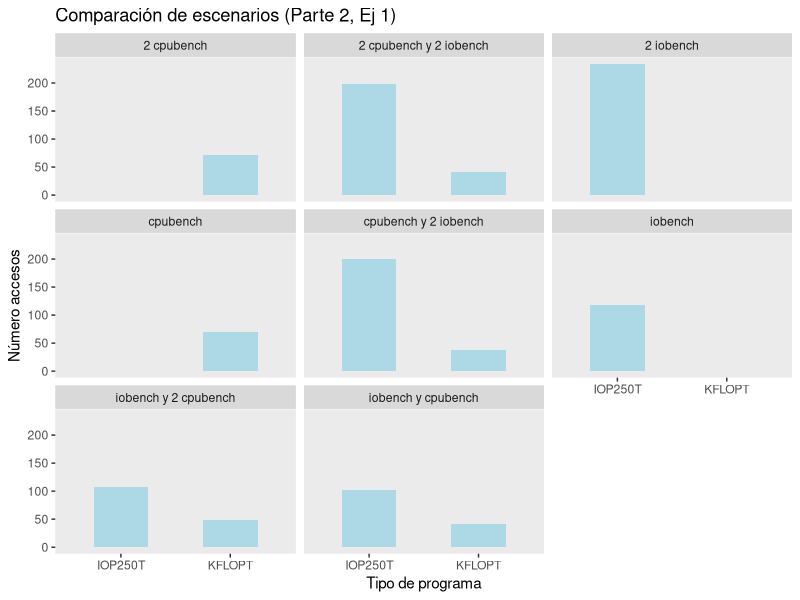

Reproduce this figure in R.
######### Ejecucion #########

#> $ Rscript plot.R

######### Packages  #########
packages <- c("readxl", "tseries", "dynlm", "mFilter", "ggplot2", "dplyr")
sapply(packages, require, character.only = TRUE)

######### bases #########

cpubench <- read.table("cpubench.txt", quote="\"", comment.char="")
c0 <- mean(cpubench[,2])

cpubench_2iobench <- read.table("cpubench_2iobench.txt", quote="\"", comment.char="")
c1 <- filter(cpubench_2iobench, V3 == "KFLOPT")
c1 <- mean(c1[,2])

i1 <- filter(cpubench_2iobench, V3 == "IOP250T")
i1 <- mean(i1[,2])
i1 

cpubench2 <- read.table("2cpubench.txt", quote="\"", comment.char="")
c2 <- mean(cpubench2[,2])

cpubench2_2iobench <- read.table("2cpubench_2iobench.txt", quote="\"", comment.char="")
c3 <- filter(cpubench2_2iobench, V3 == "KFLOPT")
c3 <- mean(c3[,2])

i3 <- filter(cpubench2_2iobench, V3 == "IOP250T")
i3 <- mean(i3[,2])

iobench <- read.table("iobench.txt", quote="\"", comment.char="")
i4 <- filter(iobench, V3 == "IOP250T")
i4 <- mean(i4[,2])

iobench_2cpubench <- read.table("iobench_2cpubench.txt", quote="\"", comment.char="")
c5 <- filter(iobench_2cpubench, V3 == "KFLOPT")
c5 <- mean(c5[,2])

i5 <- filter(iobench_2cpubench, V3 == "IOP250T")
i5 <- mean(i5[,2])

iobench_cpubench <- read.table("iobench_cpubench.txt", quote="\"", comment.char="")
c6 <- filter(iobench_cpubench, V3 == "KFLOPT")
c6 <- mean(c6[,2])

i6 <- filter(iobench_cpubench, V3 == "IOP250T")
i6 <- mean(i6[,2])

iobench2 <- read.table("2iobench.txt", quote="\"", comment.char="")
i7 <- filter(iobench2, V3 == "IOP250T")
i7 <- mean(i7[,2])

escenarios <- c("cpubench(c0)", "cpubench_2iobench(c1)","cpubench_2iobench(i1)", "cpubench2(c2)", "cpubench2_2iobench(c3)",
                "cpubench2_2iobench(i3)", "iobench(4)", "iobench_2cpubench(c5)", "iobench_2cpubench(i5)",
                "iobench_cpubench(c6)", "iobench_cpubench(i6)", "cpubench2")
promedios <- c(c(c0), c(c1,i1), c(c2), c(c3,i3), c(i4), c(c5,i5), c(c6,i6), c(i7))

table <- data.frame(escenarios, promedios)
table

######### plot y .png #########

png(file = "plot_part4_es0.png")
bind_rows("cpubench" = cpubench, "cpubench y 2 iobench" = cpubench_2iobench,
          "2 cpubench" = cpubench2, "2 cpubench y 2 iobench" = cpubench2_2iobench,
          "iobench" = iobench, "iobench y 2 cpubench" = iobench_2cpubench,
          "iobench y cpubench" = iobench_cpubench, "2 iobench" = iobench2,
          .id = "id") %>%
    ggplot(mapping = aes(x = V3)) +
        geom_bar(width=0.5, fill='lightblue') +
        facet_wrap(~id) +
        theme(panel.grid = element_blank()) +
        labs(title = "Comparación de escenarios (Parte 2, Ej 1)", y = "Número accesos", x= "Tipo de programa") 
dev.off()
